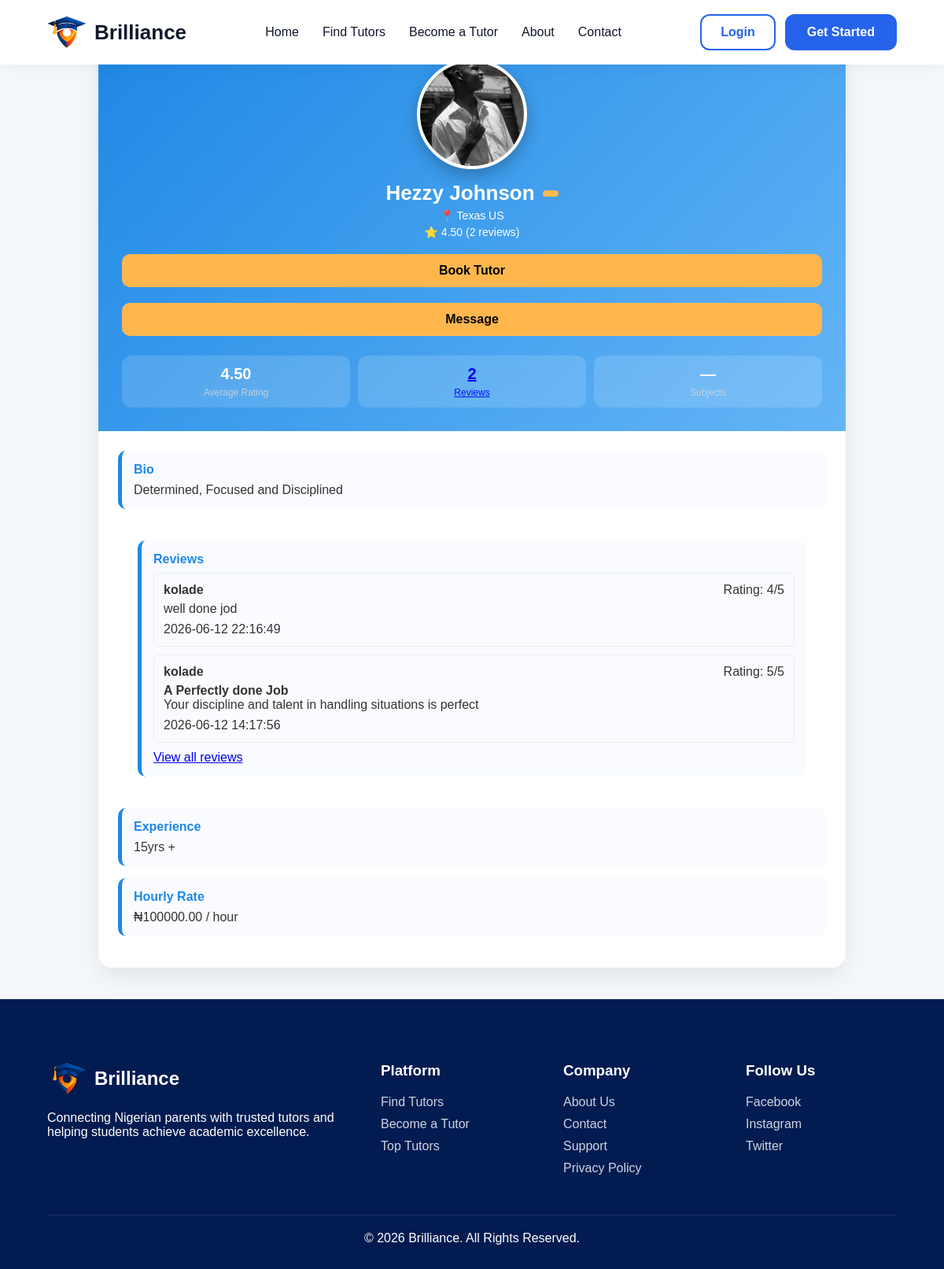
/tutor/view-tutor.php?id=11, run on the app's committed database.
### tables this page shows
CREATE TABLE IF NOT EXISTS `tutor_profile` (
  `id` int NOT NULL AUTO_INCREMENT,
  `user_id` int NOT NULL,
  `bio` text,
  `qualification` text,
  `experience` text,
  `location` varchar(255) DEFAULT NULL,
  `hourly_rate` decimal(10,2) DEFAULT '0.00',
  `profile_pic` varchar(255) DEFAULT NULL,
  `is_verified` tinyint(1) DEFAULT '0',
  `rating_avg` decimal(4,2) DEFAULT '0.00',
  `total_reviews` int DEFAULT '0',
  `created_at` timestamp NULL DEFAULT CURRENT_TIMESTAMP,
  `updated_at` timestamp NULL DEFAULT CURRENT_TIMESTAMP ON UPDATE CURRENT_TIMESTAMP,
  PRIMARY KEY (`id`),
  UNIQUE KEY `uq_user_id` (`user_id`),
  KEY `idx_user_id` (`user_id`)
);

CREATE TABLE IF NOT EXISTS `users` (
  `id` int NOT NULL AUTO_INCREMENT,
  `fullname` varchar(120) NOT NULL,
  `email` varchar(150) NOT NULL,
  `password` varchar(255) NOT NULL,
  `role` enum('parent','tutor','admin') NOT NULL,
  `created_at` timestamp NULL DEFAULT CURRENT_TIMESTAMP,
  PRIMARY KEY (`id`),
  UNIQUE KEY `email` (`email`)
);

CREATE TABLE IF NOT EXISTS `reviews` (
  `id` int NOT NULL AUTO_INCREMENT,
  `booking_id` int DEFAULT NULL,
  `reviewer_id` int NOT NULL,
  `reviewee_id` int NOT NULL,
  `rating` tinyint NOT NULL,
  `title` varchar(255) DEFAULT NULL,
  `body` text,
  `visibility` enum('pending','visible','hidden') DEFAULT 'pending',
  `created_at` timestamp NULL DEFAULT CURRENT_TIMESTAMP,
  `updated_at` timestamp NULL DEFAULT CURRENT_TIMESTAMP ON UPDATE CURRENT_TIMESTAMP,
  PRIMARY KEY (`id`),
  UNIQUE KEY `uq_booking_reviewer` (`booking_id`,`reviewer_id`),
  KEY `idx_reviewer` (`reviewer_id`),
  KEY `idx_reviewee` (`reviewee_id`),
  KEY `idx_booking` (`booking_id`)
);

### classes/Review.php (called while the page is built, shortened)
<?php
require_once __DIR__ . '/Database.php';
class Review {
    private $conn;
    public function __construct($pdo=null){
        if ($pdo) $this->conn = $pdo;
        else { $db = new Database(); $this->conn = $db->connect(); }
    }
    public function getForUser(int $user_id){
        $stmt = $this->conn->prepare("SELECT r.*, u.fullname AS reviewer_name FROM reviews r JOIN users u ON r.reviewer_id = u.id WHERE r.reviewee_id = ? AND r.visibility = 'visible' ORDER BY r.created_at DESC");
        $stmt->execute([$user_id]);
        return $stmt->fetchAll(PDO::FETCH_ASSOC);
    }
    public function getAverage(int $user_id){
        $stmt = $this->conn->prepare("SELECT AVG(rating) AS avg_rating, COUNT(*) AS total FROM reviews WHERE reviewee_id = ? AND visibility = 'visible'");
        $stmt->execute([$user_id]);
        return $stmt->fetch(PDO::FETCH_ASSOC);
    }
}

### classes/database.php (called while the page is built, shortened)
<?php
class Database {
    private $host = "localhost";
    private $db_name = "brilliance";
    private $username = "root";
    private $password = "";
    public function connect() {
        $this->conn = null;
        try {
            $this->conn = new PDO(
                "mysql:host=" . $this->host . ";dbname=" . $this->db_name,
                $this->username,
                $this->password
            );
            $this->conn->setAttribute(PDO::ATTR_ERRMODE, PDO::ERRMODE_EXCEPTION);
        } catch(PDOException $e) {
            echo "Connection Error: " . $e->getMessage();
        }
        return $this->conn;
    }
}

### tutor/view-tutor.php (the view, shortened to what this page needs)
<?php
require_once __DIR__ . '/../classes/database.php';
require_once __DIR__ . '/../classes/Review.php';
$db = new Database();
$conn = $db->connect();
$id = isset($_GET['id']) ? (int)$_GET['id'] : 0;
$stmt = $conn->prepare("SELECT u.fullname, u.email, t.* FROM users u LEFT JOIN tutor_profile t ON u.id = t.user_id WHERE u.id = ? AND u.role = 'tutor'");
$stmt->execute([$id]);
$data = $stmt->fetch(PDO::FETCH_ASSOC);
?>
<!DOCTYPE html>
<html lang="en">
<head>
<link rel="stylesheet" href="/brilliance/assets/css/style.css">
<link rel="stylesheet" href="/brilliance/assets/css/tutor-profile.css">
</head>
<body>
<?php include __DIR__ . '/../includes/navbar.php'; ?>
<div class="profile-wrapper">
    <div class="profile-card">
        <div class="profile-header">
            <div class="profile-img">
                <?php if(!empty($data['profile_pic'])): ?>
                    <img src="/brilliance/uploads/<?php echo htmlspecialchars($data['profile_pic']); ?>" alt="Profile" class="profile-avatar-large">
                <?php else: ?>
                    <div class="no-img">No Image</div>
                <?php endif; ?>
            </div>
            <div class="profile-info">
                <h2><?php echo htmlspecialchars($data['fullname']); ?> <span class="badge"><?php echo (int)($data['is_verified'] ?? 0) ? 'Verified' : ''; ?></span></h2>
                <p class="location">📍 <?php echo htmlspecialchars($data['location'] ?? 'Not set'); ?></p>
                <?php
                $reviewObj = new Review();
                $avg = $reviewObj->getAverage($id);
                $avg_display = $avg && $avg['avg_rating'] ? number_format($avg['avg_rating'],2) : '0';
                $total_reviews = $avg && isset($avg['total']) ? (int)$avg['total'] : 0;
                ?>
                <p class="rating">⭐ <?php echo $avg_display; ?> (<?php echo $total_reviews; ?> reviews)</p>
                <div class="action-buttons">
                    <a href="/brilliance/bookings/book-tutor.php?tutor_id=<?php echo $id; ?>" class="btn">Book Tutor</a>
                    <a href="/brilliance/messages/compose.php?to=<?php echo $id; ?>" class="btn">Message</a>
                </div>
            </div>
            <div class="stats-row">
                <div class="stat">
                    <h4><?php echo $avg_display; ?></h4>
                    <p>Average Rating</p>
                </div>
                <div class="stat">
                    <h4><a href="/brilliance/reviews/view_reviews.php?tutor_id=<?php echo $id; ?>"><?php echo $total_reviews; ?></a></h4>
                    <p><a href="/brilliance/reviews/view_reviews.php?tutor_id=<?php echo $id; ?>">Reviews</a></p>
                </div>
                <div class="stat">
                    <h4>—</h4>
                    <p>Subjects</p>
                </div>
            </div>
        </div>
        <div class="profile-body">
            <div class="section">
                <h3>Bio</h3>
                <p><?php echo nl2br(htmlspecialchars($data['bio'] ?? 'No bio provided')); ?></p>
            </div>
            <div class="profile-body">
                <div class="section">
                    <h3>Reviews</h3>
                    <?php
                    $reviews = $reviewObj->getForUser($id);
                    if (empty($reviews)):
                    ?>
                        <p>No reviews yet. Be the first to <a href="/brilliance/reviews/submit_review.php?tutor_id=<?php echo $id; ?>">leave a review</a>.</p>
                    <?php else: ?>
                        <?php $count = 0; foreach($reviews as $r): if ($count++ >= 5) break; ?>
                            <div style="border:1px solid #eee;padding:12px;border-radius:6px;margin-bottom:10px">
                                <strong><?php echo htmlspecialchars($r['reviewer_name']); ?></strong>
                                <span style="float:right">Rating: <?php echo (int)$r['rating']; ?>/5</span>
                                <p style="margin-top:6px"><strong><?php echo htmlspecialchars($r['title'] ?? ''); ?></strong></p>
                                <div style="white-space:pre-wrap"><?php echo htmlspecialchars($r['body'] ?? ''); ?></div>
                                <div class="muted" style="margin-top:8px"><?php echo htmlspecialchars($r['created_at']); ?></div>
                            </div>
                        <?php endforeach; ?>
                        <p><a href="/brilliance/reviews/view_reviews.php?tutor_id=<?php echo $id; ?>">View all reviews</a></p>
                    <?php endif; ?>
                </div>
            </div>
            <div class="section">
                <h3>Experience</h3>
                <p><?php echo nl2br(htmlspecialchars($data['experience'] ?? 'No experience provided')); ?></p>
            </div>
            <div class="section">
                <h3>Hourly Rate</h3>
                <p>₦<?php echo htmlspecialchars($data['hourly_rate'] ?? '0'); ?> / hour</p>
            </div>
        </div>
    </div>
</div>
<?php include __DIR__ . '/../includes/footer.php'; ?>
</body>
</html>

### assets/css/style.css (style rules this page uses)
:root { --primary:#2563eb; --primary-dark:#1d4ed8; --secondary:#f59e0b; --dark:#0f172a; --text:#475569; --light:#ffffff; --bg:#f8fafc; --border:#e2e8f0; }
* { margin:0; padding:0; box-sizing:border-box; font-family:'Poppins',sans-serif; }
body { background:var(--bg); color:var(--dark); overflow-x:hidden; }
.stat p { color:#cbd5e1; }

### assets/css/tutor-profile.css (style rules this page uses)
body { margin: 0; font-family: 'Poppins', Arial, sans-serif; background: #f4f7fb; color: #333; }
.profile-wrapper { display: flex; justify-content: center; padding: 40px 15px; }
.profile-card { width: 100%; max-width: 950px; background: #fff; border-radius: 18px; box-shadow: 0 12px 30px rgba(0,0,0,0.08); overflow: hidden; border-top: 5px solid #1e88e5; }
.profile-header { padding: 30px; background: linear-gradient(135deg, #1e88e5, #64b5f6); color: #fff; position: relative; }
.profile-img { display: flex; justify-content: center; margin-bottom: 15px; }
.profile-avatar-large { width: 140px; height: 140px; border-radius: 50%; object-fit: cover; border: 4px solid #fff; box-shadow: 0 8px 20px rgba(0,0,0,0.25); background: #fff; }
.profile-info { text-align: center; }
.profile-info h2 { margin: 10px 0 5px; font-size: 26px; display: flex; justify-content: center; align-items: center; gap: 10px; }
.badge { background: #ffb74d; color: #000; font-size: 12px; padding: 4px 10px; border-radius: 20px; font-weight: 600; }
.location, .rating, .rate { margin: 5px 0; font-size: 14px; }
.stats-row { display: flex; justify-content: space-between; margin-top: 25px; gap: 10px; flex-wrap: wrap; }
.stat { flex: 1; min-width: 120px; background: rgba(255,255,255,0.15); padding: 12px; border-radius: 12px; text-align: center; backdrop-filter: blur(6px); }
.stat h4 { margin: 0; font-size: 20px; }
.stat p { margin: 5px 0 0; font-size: 12px; opacity: 0.9; }
.profile-body { padding: 25px; }
.section { background: #f9fbff; padding: 15px; margin-bottom: 15px; border-left: 5px solid #1e88e5; border-radius: 10px; }
.section h3 { margin: 0 0 8px; color: #1e88e5; font-size: 16px; }
.btn { display: block; text-align: center; padding: 12px; background: #ffb74d; color: #000; font-weight: 600; text-decoration: none; border-radius: 10px; margin-top: 20px; transition: 0.3s ease; }

### data on the page
tutor_profile: profile_pic (picture), user.fullname "Hezzy Johnson", location "Texas US", bio "Determined, Focused and Disciplined", experience "15yrs +", hourly_rate "100000.00"
reviews: reviewer.fullname "kolade", rating "4", body "well done jod", created_at "2026-06-12 22:16:49"
reviews: reviewer.fullname "kolade", rating "5", title "A Perfectly done Job", body "Your discipline and talent in handling situations is perfect", created_at "2026-06-12 14:17:56"

### other printed values
$avg_display "4.50"
$total_reviews "2"
